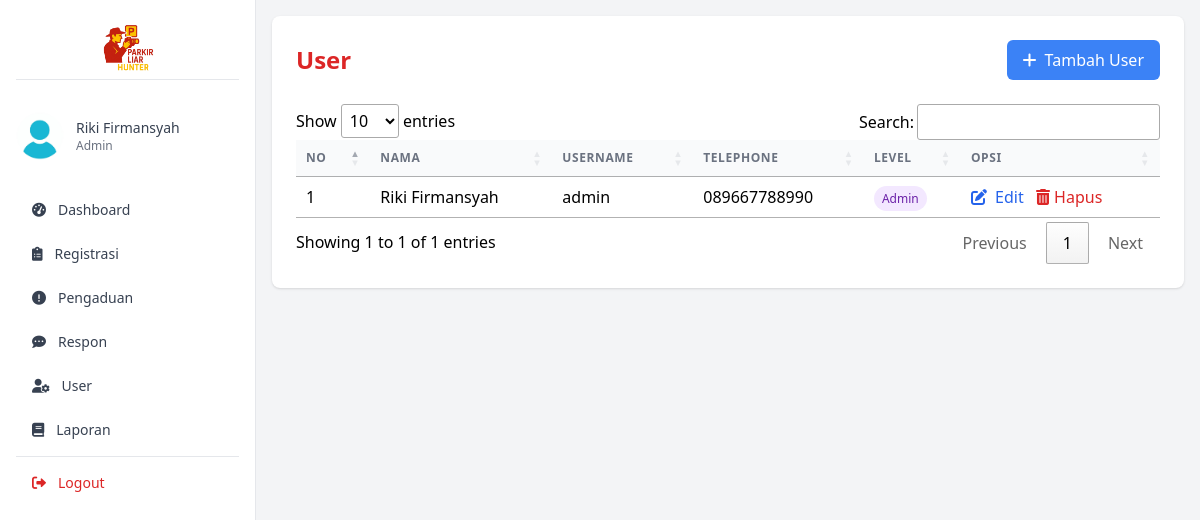
The page /parkir_liar_hunter/admin/index.php?p=user (signed in) on the database its author committed.
### tables this page shows
CREATE TABLE `petugas` (
  `id_petugas` int(5) NOT NULL,
  `nama_petugas` varchar(30) DEFAULT NULL,
  `username` varchar(30) DEFAULT NULL,
  `password` varchar(255) DEFAULT NULL,
  `telp_petugas` varchar(13) DEFAULT NULL,
  `level` enum('admin') DEFAULT NULL
);

### parkir_liar_hunter/admin/user.php (the view, shortened to what this page needs)
<div class="bg-white rounded-lg shadow p-6">
    <div class="flex flex-col md:flex-row md:items-center md:justify-between mb-6">
        <h3 class="text-2xl font-semibold text-red-600 mb-4 md:mb-0">User</h3>
        <button onclick="openModal('add-user-modal')"
            class="flex items-center justify-center px-4 py-2 bg-blue-500 text-white rounded-md hover:bg-blue-600 transition">
            <i class="fas fa-plus mr-2"></i> Tambah User
        </button>
    </div>
    <div class="overflow-x-auto">
        <table id="example" class="min-w-full divide-y divide-gray-200">
            <thead class="bg-gray-50">
                <tr>
                    <th class="px-6 py-3 text-left text-xs font-medium text-gray-500 uppercase tracking-wider">No</th>
                    <th class="px-6 py-3 text-left text-xs font-medium text-gray-500 uppercase tracking-wider">Nama</th>
                    <th class="px-6 py-3 text-left text-xs font-medium text-gray-500 uppercase tracking-wider">Username
                    </th>
                    <th class="px-6 py-3 text-left text-xs font-medium text-gray-500 uppercase tracking-wider">Telephone
                    </th>
                    <th class="px-6 py-3 text-left text-xs font-medium text-gray-500 uppercase tracking-wider">Level
                    </th>
                    <th class="px-6 py-3 text-left text-xs font-medium text-gray-500 uppercase tracking-wider">Opsi</th>
                </tr>
            </thead>
            <tbody class="bg-white divide-y divide-gray-200">
                <?php
                $no = 1;
                $tampil = mysqli_query($koneksi, "SELECT * FROM petugas ORDER BY nama_petugas ASC");
                while ($r = mysqli_fetch_assoc($tampil)):
                    $levelClass = $r['level'] == 'admin' ? 'bg-purple-100 text-purple-800' : 'bg-blue-100 text-blue-800';
                    ?>
                    <tr>
                        <td class="px-6 py-4 whitespace-nowrap"><?= $no++; ?></td>
                        <td class="px-6 py-4 whitespace-nowrap"><?= htmlspecialchars($r['nama_petugas']); ?></td>
                        <td class="px-6 py-4 whitespace-nowrap"><?= htmlspecialchars($r['username']); ?></td>
                        <td class="px-6 py-4 whitespace-nowrap"><?= htmlspecialchars($r['telp_petugas']); ?></td>
                        <td class="px-6 py-4 whitespace-nowrap">
                            <span class="px-2 py-1 text-xs rounded-full <?= $levelClass ?>">
                                <?= ucfirst($r['level']); ?>
                            </span>
                        </td>
                        <td class="px-6 py-4 whitespace-nowrap space-x-2">
                            <button onclick="openModal('edit-user-<?= $r['id_petugas'] ?>')"
                                class="text-blue-600 hover:text-blue-900">
                                <i class="fas fa-edit mr-1"></i> Edit
                            </button>
                            <a href="index.php?p=user_hapus&id_petugas=<?= $r['id_petugas'] ?>"
                                onclick="return confirm('Anda Yakin Ingin Menghapus?')"
                                class="text-red-600 hover:text-red-900">
                                <i class="fas fa-trash-alt"></i> Hapus
                            </a>
                        </td>
                    </tr>
                <?php endwhile; ?>
            </tbody>
        </table>
    </div>
</div>

### rows shown on the page
petugas: nama_petugas "Riki Firmansyah", username "admin", telp_petugas "089667788990", level "Admin"

### other values the page prints
$_SESSION['data']['nama_petugas'] "Riki Firmansyah"
